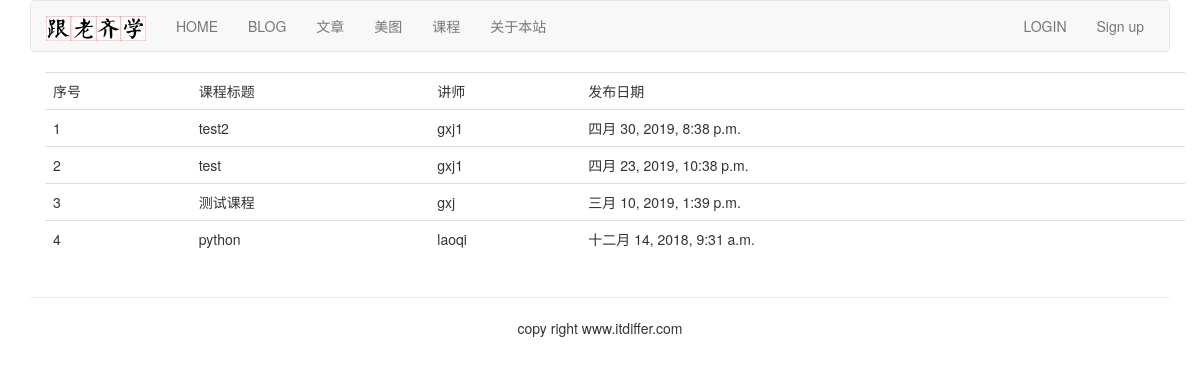
/course/course-list/, run on the app's committed database.
### course/models.py (models this page shows, shortened)
class Course(models.Model):
    user = models.ForeignKey(User, on_delete=models.CASCADE,related_name='courses_user')
    title = models.CharField(max_length=200)
    slug = models.SlugField(max_length=200, unique=True)
    overview = models.TextField()
    created = models.DateTimeField(auto_now_add=True)
    student = models.ManyToManyField(User, related_name="courses_joined", blank=True)
    class Meta:
        ordering = ('-created',)

### course/views.py (the view)
# urls.py: path('course-list/', CourseListView.as_view(), name="course_list"),
class CourseListView(ListView):
    model = Course
    context_object_name = "courses"
    template_name = 'course/course_list.html'

### templates/course/course_list.html (shortened to what this page needs)
{% extends "base.html" %}
{% block content %}
<div class="container">
    <table class="table table-hover">
        <tr>
            <td>序号</td>
            <td>课程标题</td>
            <td>讲师</td>
            <td>发布日期</td>
        </tr>
        {% for course in courses %}
        <tr id={{ forloop.counter }}>
            <td>{{ forloop.counter }}</td>
            <td>{{ course.title }}</td>
            <td>{{ course.user.username }}</td>
            <td>{{ course.created }}</td>
        </tr>
        {% endfor %}
    </table>
</div>
{% endblock %}

### templates/base.html (shortened to what this page needs)
{% load staticfiles %} <!DOCTYPE html>
<html lang="zh-cn">
<head>
    <link rel="stylesheet" href="{% static 'css/bootstrap.css' %}">
</head>
    <body>
        {% include "header.html" %}
        <div class="container">
            {% block content %}
            {% endblock %}
        </div>
        {% include "footer.html" %}
    </body>
</html>

### templates/header.html (shortened to what this page needs)
{% load staticfiles %}
<div class="container">
    <nav class="navbar navbar-default" role="navigation">
        <div class="navbar-header">
            <a class="navbar-brand" href="http://www.itdiffer.com">
                <img src="{% static '/images/logo.png' %}" width="100px">
            </a>
        </div>
        <div>
            <ul class="nav navbar-nav" role="navigation">
                <li><a href="{% url 'home' %}">HOME</a></li>
                <li><a href="{% url 'blog:blog_title' %}">BLOG</a></li>
                <li><a href="{% url 'article:article_titles' %}">文章</a></li>
                <li><a href="{% url 'image:falls_images' %}">美图</a></li>
                <li><a href="{% url 'course:course_list' %}">课程</a></li>
                <li><a href="{% url 'course:about'%}">关于本站</a></li>
            </ul>
            <ul class="nav navbar-nav navbar-right" style="margin-right:10px">
                {% if user.is_authenticated %}
                <li>
                    <div class="dropdown" style="margin-top:8px">
                        <button class='btn btn-default dropdown-toggle' type='button' id='dropdownMenu' data-toggle='dropdown'>{{ user.username }}
                            <span class='caret'></span>
                        </button>
                        <ul class="dropdown-menu">
                            <li><a href="{% url 'account:password_change' %}">修改密码</a></li>
                            <li><a href="{% url 'account:my_information' %}">个人信息</a></li>
                            <li><a href="{% url 'article:article_column' %}">后台管理</a></li>
                        </ul>
                    </div>
                </li>
                <li><a href="{% url 'account:user_logout' %}">Logout</a></li>
                {% else %}
                <li><a href="{% url 'account:user_login' %}">LOGIN</a></li>
                <li><a href="{% url 'account:user_register' %}">Sign up</a></li>
                {% endif %}
            </ul>
        </div>
    </nav>
</div>

### templates/footer.html
<div class="container"> <hr>
    <p class="text-center">copy right www.itdiffer.com</p>
</div>

### data on the page
Course: title "test2", user.username "gxj1", created "四月 30, 2019, 8:38 p.m."
Course: title "test", user.username "gxj1", created "四月 23, 2019, 10:38 p.m."
Course: title "测试课程", user.username "gxj", created "三月 10, 2019, 1:39 p.m."
Course: title "python", user.username "laoqi", created "十二月 14, 2018, 9:31 a.m."
